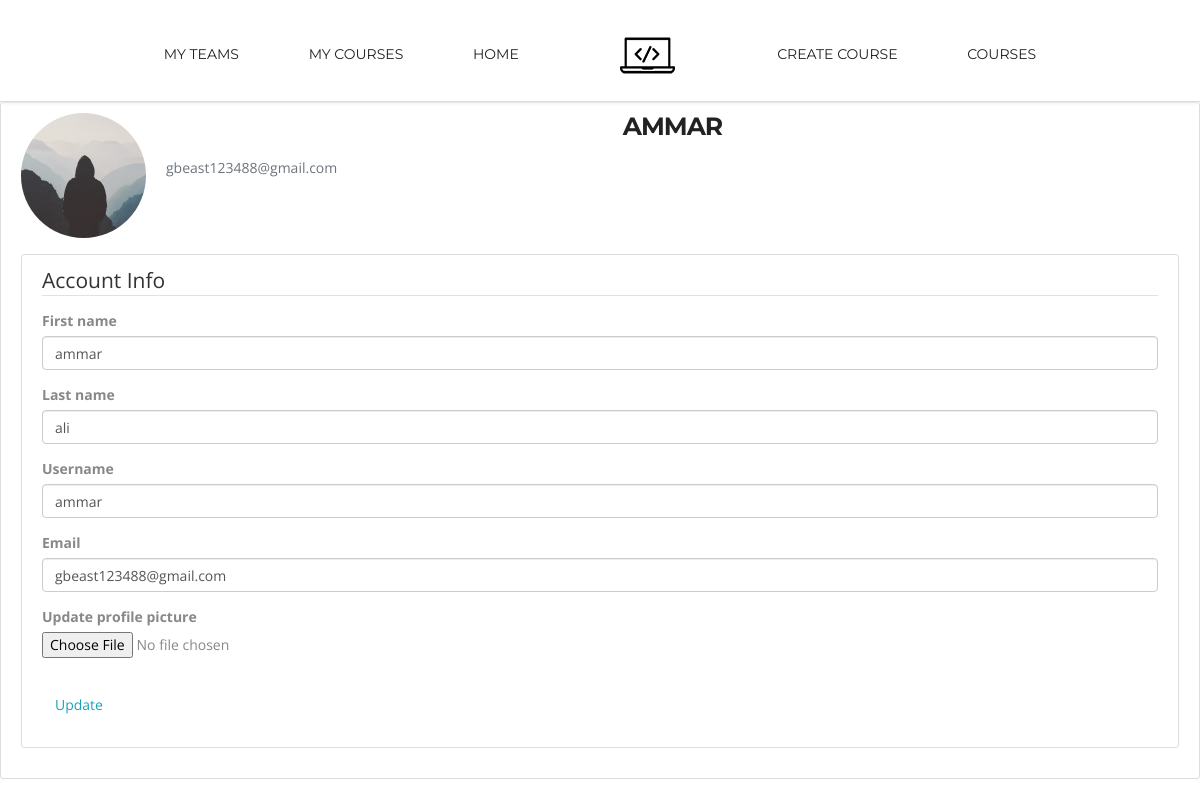
Page /account (signed in) on the committed database.
### EpicCoders/models.py (models this page shows, shortened)
class User(db.Model, UserMixin):
	id = db.Column(db.Integer, primary_key=True)
	username = db.Column(db.String(20), unique=True, nullable=False)
	password = db.Column(db.String(60), nullable=False)
	first_name = db.Column(db.String(10), nullable=False)
	last_name = db.Column(db.String(10), nullable=False)
	email = db.Column(db.String(35), nullable=False, unique=True)
	picture = db.Column(db.String(300), nullable=False, default='default.jpg')
	user_type = db.Column(db.String(33), nullable=False, default='user')
	courses = db.relationship('Course', backref='creator', lazy=True)

### EpicCoders/routes.py (the view)
@app.route('/account', methods=["GET", "POST"])
@login_required
def account():
	form = UpdateUserForm()
	if form.validate_on_submit():
		if form.picture.data:
			image_name = save_image(form.picture.data, 'static/images/profile_pics', 'account')
			current_user.picture = image_name
		current_user.username = form.username.data
		current_user.email = form.email.data
		current_user.first_name = form.first_name.data
		current_user.last_name = form.last_name.data
		db.session.commit()
		flash("Your account has been updated successfuly", "success")
		return redirect(url_for('account'))
	elif request.method == "GET":
		form.username.data = current_user.username
		form.email.data = current_user.email
		form.first_name.data = current_user.first_name
		form.last_name.data = current_user.last_name
	image_file = url_for('static', filename=f'images/profile_pics/{current_user.picture}')
	return render_template("account.html", is_account=True, without_background=True, image_file=image_file, form=form)

### EpicCoders/forms.py (shortened to what this page needs)
class UpdateUserForm(FlaskForm):
	username = wtforms.StringField("Username", validators=[Length(min=3, max=20)])
	email = wtforms.StringField("Email", validators=[Length(max=35), Email()])
	first_name = wtforms.StringField("First name", validators=[Length(min=2, max=10)])
	last_name = wtforms.StringField("Last name", validators=[Length(min=2, max=10)])
	picture = FileField("Update profile picture", validators=[FileAllowed(["jpg", 'png', "gif", "jpeg"])])
	submit = wtforms.SubmitField('Update')

### EpicCoders/models.py (called while the page is built)
@login_manager.user_loader
def load_user(user_id):
	return User.query.get(user_id)

### EpicCoders/templates/account.html (shortened to what this page needs)
{% extends "header.html" %}
{% block content %}
<nav class="main-nav-outer" id="test">
                <div class="container">
                    <ul class="main-nav">
							<li><a href="#contact">My Teams</a></li>
							<li><a href="{{ url_for('user_courses', username=current_user.username) }}">my courses</a></li>
							<li><a href="{{ url_for('Home') }}">Home</a></li>
							<li class="small-logo"><a href="{{ url_for('Home') }}"><img src="{{ url_for('static', filename='images/homeimges/small-logo.png') }}" alt=""></a></li>
							<li><a href="{{ url_for('create_course') }}">create course</a></li>
							<li><a href="{{ url_for('courses') }}">Courses</a></li>
                    </ul>
                </div>
            </nav>
    <div class="content-section">
	  <div class="media">
	    <img class="rounded-circle account-img" src="{{ image_file }}">
	    <div class="media-body">
	      <h2 class="account-heading">{{ current_user.username }}</h2>
	      <p class="text-secondary">{{ current_user.email }}</p>
	    </div>
	  </div>
	  <div class="content-section">
        <form method="POST" action="" enctype="multipart/form-data">
            <fieldset class="form-group">
                <legend class="border-bottom mb-4">Account Info</legend>
                <div class="form-group">
                    {{ form.first_name.label(class="form-control-label") }}
                    {% if form.first_name.errors %}
                        {{ form.first_name(class="form-control form-control-lg is-invalid") }}
                        <div class="invalid-feedback">
                            {% for error in form.first_name.errors %}
                                <span>{{ error }}</span>
                            {% endfor %}
                        </div>
                    {% else %}
                        {{ form.first_name(class="form-control form-control-lg") }}
                    {% endif %}
                </div>
                <div class="form-group">
                    {{ form.last_name.label(class="form-control-label") }}
                    {% if form.username.errors %}
                        {{ form.last_name(class="form-control form-control-lg is-invalid") }}
                        <div class="invalid-feedback">
                            {% for error in form.last_name.errors %}
                                <span>{{ error }}</span>
                            {% endfor %}
                        </div>
                    {% else %}
                        {{ form.last_name(class="form-control form-control-lg") }}
                    {% endif %}
                </div>
                <div class="form-group">
                    {{ form.username.label(class="form-control-label") }}
                    {% if form.username.errors %}
                        {{ form.username(class="form-control form-control-lg is-invalid") }}
                        <div class="invalid-feedback">
                            {% for error in form.username.errors %}
                                <span>{{ error }}</span>
                            {% endfor %}
                        </div>
                    {% else %}
                        {{ form.username(class="form-control form-control-lg") }}
                    {% endif %}
                </div>
                <div class="form-group">
                    {{ form.email.label(class="form-control-label") }}
                    {% if form.email.errors %}
                        {{ form.email(class="form-control form-control-lg is-invalid") }}
                        <div class="invalid-feedback">
                            {% for error in form.email.errors %}
                                <span>{{ error }}</span>
                            {% endfor %}
                        </div>
                    {% else %}
                        {{ form.email(class="form-control form-control-lg") }}
                    {% endif %}
                </div>
                <div class="form-group">
                    {{ form.picture.label() }}
                    {{ form.picture(class="form-control-file") }}
                </div>
            </fieldset>
            <div class="form-group">
                {{ form.submit(class="btn btn-outline-info") }}
            </div>
        </form>
    </div>
	</div>
{% endblock content %}

### EpicCoders/static/main.css (style rules this page uses)
body { background: #fafafa; color: #333333; margin-top: 5rem; }
h1, h2, h3, h4, h5, h6 { color: #444444; }
.content-section { background: #ffffff; padding: 10px 20px; border: 1px solid #dddddd; border-radius: 3px; margin-bottom: 20px; }
.account-img { height: 125px; width: 125px; margin-right: 20px; margin-bottom: 16px; }
.account-heading { font-size: 2.5rem; }

### EpicCoders/static/style/homecss/style.css (style rules this page uses)
img { max-width:100%; }
a, a:hover, a:active { outline:0px !important }
body { background:#fff; font-family: 'Open Sans', sans-serif; font-size:14px; font-weight:normal; color:#888888; margin:0; }
h2 { font-size:34px; color:#222222; font-family: 'Montserrat', sans-serif; font-weight:700; letter-spacing: -1px; margin:0 0 15px 0; text-align:center; text-transform:uppercase; }
p { line-height:24px; margin:0; }
.main-nav-outer { padding:0px; border-bottom:1px solid #dddddd; box-shadow:0 4px 5px -3px #ececec; position:relative; background:#fff; }
.main-nav { text-align:center; margin:10px 0 0px; padding:0; list-style:none; }
.main-nav li { display:inline; margin:0 1px; }
.main-nav li a { display:inline-block; color:#222222; text-transform:uppercase; font-family: 'Montserrat', sans-serif; text-decoration: none; line-height:20px; margin:17px 32px; transition:all 0.3s ease-in-out; -moz-transition:all 0.3s ease-in-out; -webkit-transition:all 0.3s ease-in-out; }
.small-logo { padding:0 32px; }

### EpicCoders/static/style/homecss/responsive.css (style rules this page uses)
@media only screen and (min-width: 992px) { .main-nav { display:block !important; } }

### rows in the picture
User: username "AMMAR", email "gbeast123488@gmail.com", first_name "ammar", last_name "ali", username "ammar"
